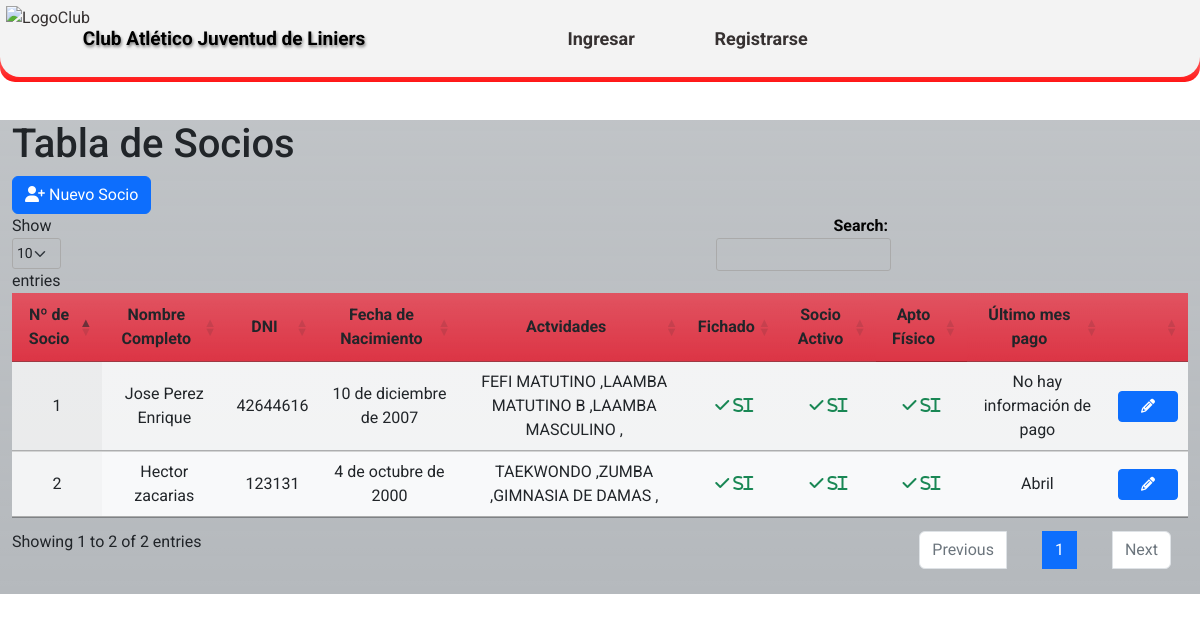
The app's page /socios/ with its own data.
### CAJL/aplications/partners/models.py (models this page shows, shortened)
class partners (models.Model):
    nombre_completo = models.CharField ('Nombre completo',max_length=50)
    dni = models.IntegerField('DNI')
    fecha_nacimiento = models.DateField('Fecha de nacimiento')
    direccion = models.CharField('Dirección', max_length=50)
    DISTRICT_CHOICES = location.LOC_CHOICES
    distrito = models.CharField('Distrito',max_length=2, choices=DISTRICT_CHOICES)
    localidad = models.ForeignKey(location, on_delete=models.CASCADE)
    telefono1 = models.CharField('Teléfono 1',max_length=15,blank=True)
    telefono2 = models.CharField('Teléfono 2',max_length=15,blank=True)
    actividades = models.ManyToManyField(activities)
    correo = models.EmailField('Email',max_length=40,blank=True)
    descripcion = models.CharField('Descripción',max_length=50, blank=True)
    apto_fisico = models.BooleanField('Apto físico',default=False)
    fecha_vencimiento_apto_fisico = models.DateField ('Fecha de emisión del apto físico',blank=True)
    fecha_vencimiento_fichaje = models.DateField ('Fecha de emisión del fichaje',blank=True)
    compite = models.BooleanField('Fichado',default=False)
    socio_activo = models.BooleanField('Socio activo',default=False)
    user = models.ForeignKey(User, on_delete=models.CASCADE)
    @property
    def ultimo_pago(self):
        ultimos_pagos = self.payments_set.filter(estado__in=['0', '1']).order_by('-fecha_comprobante')
        if ultimos_pagos.exists():
            return ultimos_pagos[0].get_mes_display()
        else:
            return None
    class Meta:
        verbose_name = 'Socio'
        verbose_name_plural = 'Socios del club'
        ordering = ['nombre_completo']

### CAJL/aplications/activities/models.py (models this page shows, shortened)
class activities (models.Model):
    ACTIV_CHOICES =(
        ('0', 'Mensual'),
        ('1', 'Porcentaje'),
        ('2', 'Alquiler'),
    )
    nombre_actividad = models.CharField ('Nombre de la actividad',max_length=30)
    tipo_actividad = models.CharField('Tipo de la actividad',max_length=2, choices=ACTIV_CHOICES, default='0')
    descripcion = models.CharField('Descripción', max_length=50, blank=True)
    user = models.ForeignKey(User, on_delete=models.CASCADE)
    class Meta:
        verbose_name = 'Actividad'
        verbose_name_plural = 'Actividades del club'
        ordering = ['id']

### CAJL/aplications/partners/views.py (the view)
# urls.py: path('socios/', views.datatable_view, name='socios'),
def datatable_view(request):
    partners_data = partners.objects.select_related('localidad')
    data = []
    for partner in partners_data:
        data.append({
            'id': partner.id,
            'nombre_completo': partner.nombre_completo,
            'dni': partner.dni,
            'fecha_nacimiento': partner.fecha_nacimiento,
            'actividades': partner.actividades,
            'apto_fisico': partner.apto_fisico,
            'compite': partner.compite,
            'socio_activo': partner.socio_activo,
            'ultimo_pago': partner.ultimo_pago,
        })
    return render(request, 'partners/partners_list.html', {'data': data})

### templates/partners/partners_list.html (shortened to what this page needs)
{% extends 'loginregister/base.html' %}
{% block content %}
<!DOCTYPE html>
<html lang="es">
    {% load static %}
<head>
    <link rel="stylesheet" type="text/css" href={% static 'css/Estilos_DT.css' %} media="screen">
    <link rel="stylesheet" href="https://cdnjs.cloudflare.com/ajax/libs/font-awesome/6.2.0/css/all.min.css"/>
    <link rel="stylesheet" type="text/css" href="https://cdn.datatables.net/1.10.25/css/jquery.dataTables.min.css">
</head>
<body>
<br>
<br>
<br>
<br>
    <div class="container h-60 my-4">
        <div class="row">
         <div class="col-xl-12 bg-secondary bg-gradient bg-opacity-50">
            <h1>Tabla de Socios</h1>
                <table id="tabla-socios-localidades" class="display table table-striped">
                        <button class="btn btn-primary" id="btn_Socios2"><i class="fa-solid fa-user-plus"></i> Nuevo Socio</button>
                        <thead>
                            <tr class="bg-danger bg-gradient">
                                <th class="centered bg-danger bg-gradient">Nº de Socio</th>
                                <th class="centered bg-danger bg-gradient">Nombre Completo</th>
                                <th class="centered bg-danger bg-gradient">DNI</th>
                                <th class="centered bg-danger bg-gradient">Fecha de Nacimiento</th>
                                <th class="centered bg-danger bg-gradient">Actvidades</th>
                                <th class="centered bg-danger bg-gradient">Fichado</th>
                                <th class="centered bg-danger bg-gradient">Socio Activo</th>
                                <th class="centered">Apto Físico</th>
                                <th class="centered bg-danger bg-gradient">Último mes pago</th>
                                <th class="centered bg-danger bg-gradient"></th>
                            </tr>
                        </thead>
                        <tbody  class="bg-light bg-gradient">
                                {% for item in data %}
                            <tr>
                                <td class="centered">{{ item.id }}</td>
                                <td class="centered">{{ item.nombre_completo }}</td>
                                <td class="centered">{{ item.dni }}</td>
                                <td class="centered">{{ item.fecha_nacimiento }}</td>
                                <td class="centered">{% for actividad in item.actividades.all %}{{ actividad.nombre_actividad }} ,{% endfor %}
                                </td>
                                <td class="centered">
                                    {% if item.compite %}
                                    <i class="fas fa-check text-success"> si</i>
                                    {% else %}
                                    <i class="fas fa-times text-danger"> no</i>
                                    {% endif %}
                                </td>
                                <td class="centered">
                                    {% if item.socio_activo %}
                                    <i class="fas fa-check text-success"> si</i>
                                    {% else %}
                                    <i class="fas fa-times text-danger"> no</i>
                                    {% endif %}
                                </td>
                                <td class="centered">
                                    {% if item.apto_fisico %}
                                    <i class="fas fa-check text-success"> si</i>
                                    {% else %}
                                    <i class="fas fa-times text-danger"> no</i>
                                    {% endif %}
                                </td>
                                <td class="centered">
                                    {% if item.ultimo_pago %}
                                        {{ item.ultimo_pago }}
                                    {% else %}
                                        No hay información de pago
                                    {% endif %}
                                </td>
                                <td class="centered">
                                    <a href={% url 'detalles' item.id %} class="btn btn-sm btn-primary btn-custom-width">
                                    <i class="fas fa-pencil-alt"></i>
                                    </a>
                                </td>
                            </tr>
                                    {% endfor %}
                        </tbody>
            </table>
         </div>
        </div>
    </div>
</body>
</html>
{% endblock %}

### static/css/EstilosHome1.css (style rules this page uses)
* { margin: 0; padding: 0; box-sizing: border-box; font-family: 'Roboto', sans-serif; }
body { background-color: #d1d6c1; margin: 0; padding: 0; background-image: url('https://github.com/MarcoNu97/Proyectos-Django/blob/main/Club-Atletico-Juventud-De-Liniers/static/images/Interior%20del%20Club.jpg?raw=true'); background-size: cover; background-position: center; background-attachment: fixed; background-repeat: no-repeat; }

### static/css/Estilos_DT.css (style rules this page uses)
div.container { max-width: 1300px; }
.centered { text-align: center !important; vertical-align: middle !important; }
.btn-custom-width { width: 60px; }

### records on screen
partners: nombre_completo "Hector zacarias", fecha_nacimiento "4 de octubre de 2000"
activities: nombre_actividad "TAEKWONDO"
activities: nombre_actividad "ZUMBA"
activities: nombre_actividad "GIMNASIA DE DAMAS"
partners: nombre_completo "Jose Perez Enrique", fecha_nacimiento "10 de diciembre de 2007"
activities: nombre_actividad "FEFI MATUTINO"
activities: nombre_actividad "LAAMBA MATUTINO B"
activities: nombre_actividad "LAAMBA MASCULINO"

### other values on screen
{{ item.id }} "2" "1"
{{ item.dni }} "123131" "42644616"
{{ item.ultimo_pago }} "Abril"
